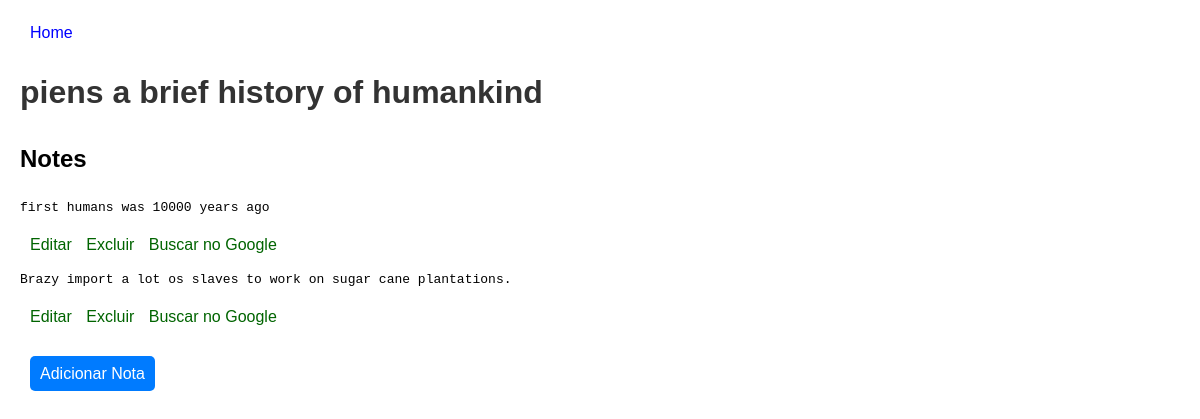
Screenshot of /book/1 with the database file from the repository.
### tables this page shows
CREATE TABLE books (
            id INTEGER PRIMARY KEY AUTOINCREMENT,
            title TEXT NOT NULL
        );

CREATE TABLE notes (
            id INTEGER PRIMARY KEY AUTOINCREMENT,
            content TEXT NOT NULL
        , book_id INTEGER);

### app.py (the view)
@app.route("/book/<int:book_id>")
def book(book_id):
    conn = sqlite3.connect("notes.db")
    cursor = conn.cursor()
    cursor.execute("SELECT id, title FROM books WHERE id = ?", (book_id,))
    book = cursor.fetchone()
    cursor.execute("SELECT id, content FROM notes WHERE book_id = ?", (book_id,))
    notes = cursor.fetchall()
    conn.close()
    return render_template("book.html", book=book, notes=notes)

### templates/book.html (shortened to what this page needs)
<!DOCTYPE html>
<html lang="en">
<head>
    <link rel="stylesheet" href="{{ url_for('static', filename='styles.css') }}">
</head>
<body>
    <nav>
        <a href="{{ url_for('index') }}">Home</a>
    </nav>
    <h1>{{ book[1] }}</h1>
    <h2>Notes</h2>
    <ul>
        {% for note in notes %}
        <li>
            <pre class="note-content">{{ note[1] }}</pre>
            <a href="{{ url_for('edit_note', note_id=note[0]) }}">Editar</a>
            <a href="{{ url_for('delete_note', note_id=note[0]) }}" onclick="return confirm('Tem certeza que deseja excluir esta nota?')">Excluir</a>
            <a href="https://www.google.com/search?q={{ note[1] | urlencode }}" target="_blank">Buscar no Google</a>
        </li>
        {% endfor %}
    </ul>
    <a href="{{ url_for('add_note_to_book', book_id=book[0]) }}" class="button">Adicionar Nota</a>
</body>
</html>

### static/styles.css (style rules this page uses)
body { font-family: Arial, sans-serif; margin: 20px; line-height: 1.6; }
nav a { margin-right: 10px; text-decoration: none; color: blue; }
h1 { color: #333; }
ul { list-style-type: none; padding: 0; }
li { margin-bottom: 10px; }
a { margin-left: 10px; text-decoration: none; color: darkgreen; }
pre.note-content { white-space: pre-wrap; }
.button { display: inline-block; padding: 5px 10px; margin-top: 10px; background-color: #007BFF; color: white; border: none; border-radius: 5px; text-decoration: none; }

### rows the page displays
books: title "piens a brief history of humankind"
notes: content "first humans was 10000 years ago"
notes: content "Brazy import a lot os slaves to work on sugar cane plantations."
